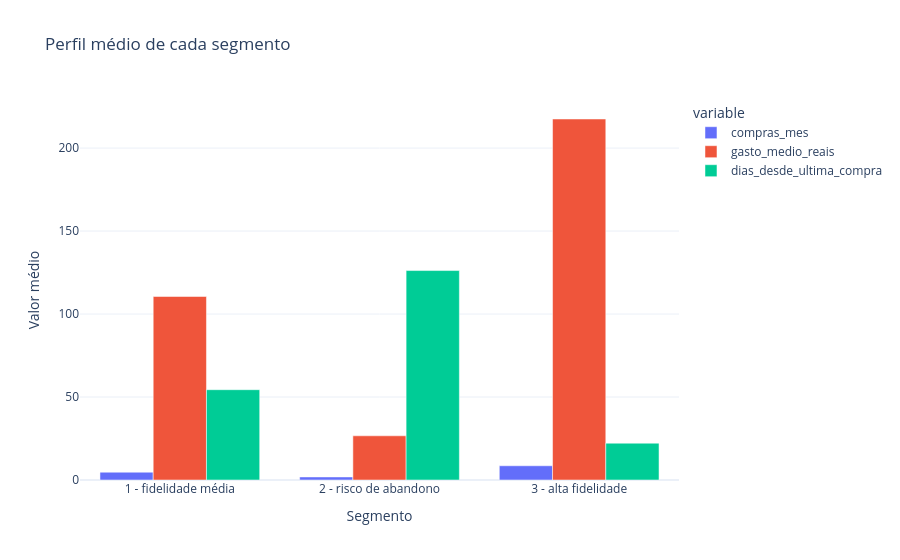

The code cell stored with this chart in its notebook:
### Markdown cell above
Esta célula compara o perfil médio de cada segmento usando os centroides. Ela mostra como compras por mês, gasto médio e dias desde a última compra mudam de um grupo para outro. Esse gráfico ajuda a transformar o resultado técnico em interpretação de negócio, porque mostra por que um segmento parece estar em risco ou por que outro representa clientes de alto valor. É a ponte entre Machine Learning e decisão prática.

### Code cell
centroides_para_grafico = resultado_clientes['centroides_segmentos'].copy()
centroides_para_grafico['nome_segmento'] = centroides_para_grafico['segmento'].astype(str) + ' - ' + centroides_para_grafico['perfil']

figura_centroides = px.bar(
    centroides_para_grafico,
    x='nome_segmento',
    y=['compras_mes', 'gasto_medio_reais', 'dias_desde_ultima_compra'],
    barmode='group',
    title='Perfil médio de cada segmento',
)
figura_centroides.update_layout(template='plotly_white', xaxis_title='Segmento', yaxis_title='Valor médio')
figura_centroides.show()

### Figure 1 — Plotly figure (JSON) as saved in the notebook; plotly's stock layout.template omitted (floating-point values rounded to 4 significant figures)
{"data": [{"alignmentgroup": "True", "hovertemplate": "variable=compras_mes<br>nome_segmento=%{x}<br>value=%{y}<extra></extra>", "legendgroup": "compras_mes", "marker": {"color": "#636efa", "pattern": {"shape": ""}}, "name": "compras_mes", "offsetgroup": "compras_mes", "orientation": "v", "showlegend": true, "textposition": "auto", "type": "bar", "x": ["1 - fidelidade média", "2 - risco de abandono", "3 - alta fidelidade"], "xaxis": "x", "y": [4.7, 1.837, 8.568], "yaxis": "y"}, {"alignmentgroup": "True", "hovertemplate": "variable=gasto_medio_reais<br>nome_segmento=%{x}<br>value=%{y}<extra></extra>", "legendgroup": "gasto_medio_reais", "marker": {"color": "#EF553B", "pattern": {"shape": ""}}, "name": "gasto_medio_reais", "offsetgroup": "gasto_medio_reais", "orientation": "v", "showlegend": true, "textposition": "auto", "type": "bar", "x": ["1 - fidelidade média", "2 - risco de abandono", "3 - alta fidelidade"], "xaxis": "x", "y": [110.6, 26.63, 217.5], "yaxis": "y"}, {"alignmentgroup": "True", "hovertemplate": "variable=dias_desde_ultima_compra<br>nome_segmento=%{x}<br>value=%{y}<extra></extra>", "legendgroup": "dias_desde_ultima_compra", "marker": {"color": "#00cc96", "pattern": {"shape": ""}}, "name": "dias_desde_ultima_compra", "offsetgroup": "dias_desde_ultima_compra", "orientation": "v", "showlegend": true, "textposition": "auto", "type": "bar", "x": ["1 - fidelidade média", "2 - risco de abandono", "3 - alta fidelidade"], "xaxis": "x", "y": [54.41, 126.2, 22.19], "yaxis": "y"}], "layout": {"barmode": "group", "legend": {"title": {"text": "variable"}, "tracegroupgap": 0}, "title": {"text": "Perfil médio de cada segmento"}, "xaxis": {"anchor": "y", "domain": [0, 1], "title": {"text": "Segmento"}}, "yaxis": {"anchor": "x", "domain": [0, 1], "title": {"text": "Valor médio"}}}}
